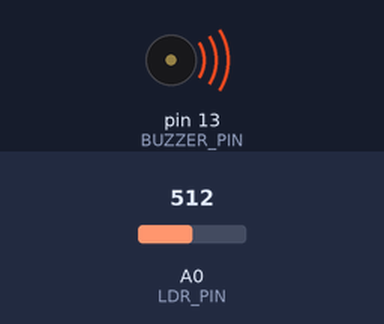
Recording of a sketch running on a simulated Arduino Uno, built with avr-gcc and run on an emulated ATmega328P. Parts: buzzer (waves = sounding). The inputs (shaded band) are chosen by the test bench; at power-on: A0 (LDR_PIN) = 512.

Above: at 0.1 s.
Timing chart, 0 to 1.6 s (numbered marks = the images above):
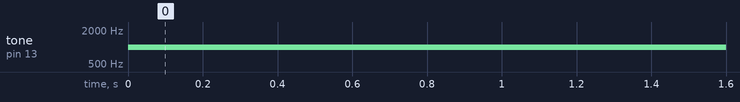

Measured:
- by itself, tone on pin 13 (BUZZER_PIN): silent → 1000 Hz at 0.00 s

The sketch:

prototype.ino
```cpp
#define LDR_PIN A0
#define BUZZER_PIN 13
void setup() {
    // put your setup code here, to run once:
    pinMode(LDR_PIN, INPUT);
    //pinMode(BUZZER_PIN, OUTPUT);
   // Serial.begin(9600);
}

void loop() {
    int in = analogRead(LDR_PIN);
    if (900 < in < 1000) {
    for (int i = 0; i < 9; i++) {
      tone(BUZZER_PIN, 1000);
      }
    }
    else if (800 < in < 900) {
    for (int i = 0; i < 8; i++) {
      tone(BUZZER_PIN, 1000);
      }
    }
    else if (100 < in < 200) {
    for (int i = 0; i < 7; i++) {
      tone(BUZZER_PIN, 1000);
    }
    }
   // Serial.println(in);
}
```
